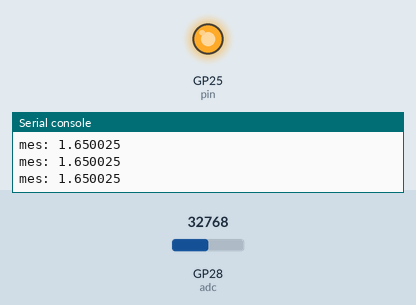
The program below on a simulated Raspberry Pi Pico running MicroPython. Parts: output pins drawn as LEDs (lit = HIGH), the last lines printed to the serial console. Inputs (shaded band) come from the test bench; at power-on: GP28 (adc) = 32768 (analog values on the 0–65535 scale).

Above: at 1.2 s.
1.3 s: GP28 (adc) set to 38752
2.8 s: GP28 (adc) set to 40864
At 4.0 s:
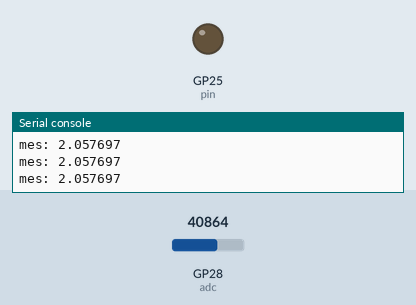
4.3 s: GP28 (adc) set to 32767
At 5.4 s:
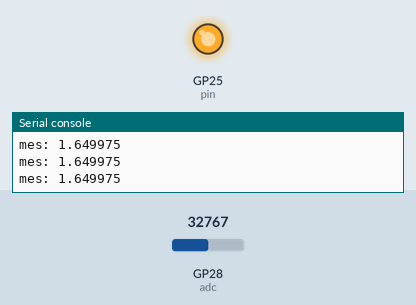
5.8 s: GP28 (adc) set to 45874
At 6.6 s:
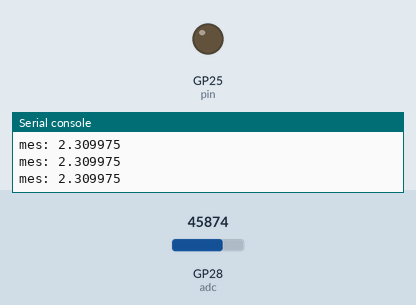
Timing chart, 0 to 8.3 s (numbered marks = the images above; inputs shaded):
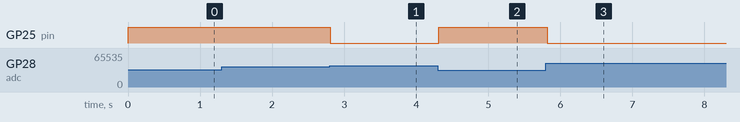

The program:

old.py
```python
import utime
from machine import PWM, Pin, ADC

pin = Pin(25, Pin.OUT)

duty = 0
direction = 1

adc = ADC(2)
conversion_factor = 3.3 / (65535)
while True:
    m = adc.read_u16() * conversion_factor

    if (m > 2):
        pin.value(0)
    else:
        pin.value(1)
    print("mes:", m)
    # duty += direction
    # if duty > 255:
    #     duty = 255
    #     direction = -1
    # elif duty < 0:
    #     duty = 0
    #     direction = 1
    # pin.duty_u16(duty*duty)
    utime.sleep(0.1)
```

Measured:
- the behaviour switches between 39712 and 39728 on GP28 (adc) (found by bisection; images 0 and 1)
- after the input at 2.8 s, GP25 (pin): HIGH → LOW at once
- after the input at 4.3 s, GP25 (pin): LOW → HIGH at once
- after the input at 5.8 s, GP25 (pin): HIGH → LOW at once
